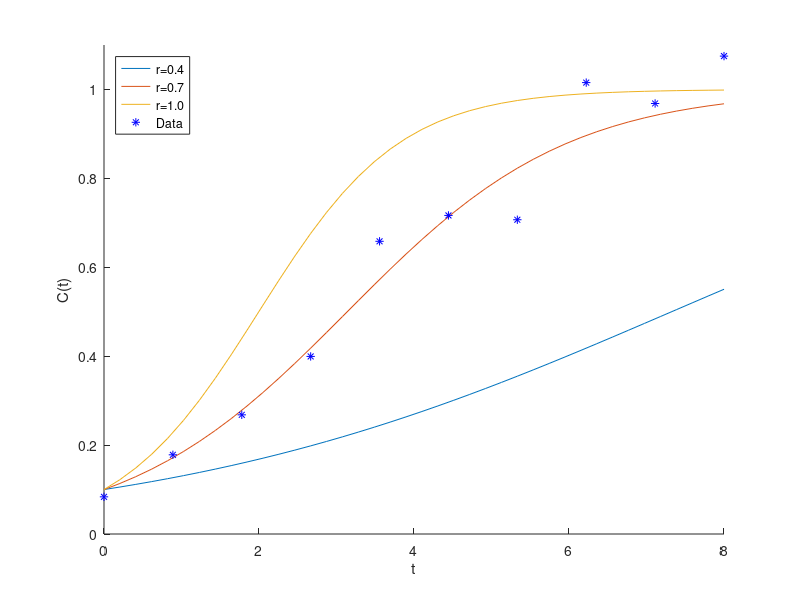

MATLAB code for this plot: (Note: this script raises an error after producing the figure.)
k=1;
%r=1;
c0=0.1;

c2 = @(t,r) k*c0./(c0 + (k-c0).*exp(-r.*t));

ts=linspace(0,8,40);
ts2=linspace(0,8,10);

fig=figure;
hold on
plot(ts,c2(ts,0.3),'DisplayName','r=0.4');
plot(ts,c2(ts,0.7),'DisplayName','r=0.7');
plot(ts,c2(ts,1.1),'DisplayName','r=1.0');
plot(ts2,abs(c2(ts2,0.7) + normrnd(0,0.07,1,10)),'b*','DisplayName','Data');
hold off
xlabel('t');
ylabel('C(t)');
xlim([0,8]);
ylim([0,1.1]);
legend('Location','northwest');
biggerFont(gcf);

%%
xx=linspace(0.15,0.3,20);
fig2=figure;
hold on
plot(xx,-1500*(xx-0.22).^2);
plot([0,1],[-1.92,-1.92],'-k');
xlim([0.15,0.3]);
ylim([-2.5,0]);
xlabel('\theta');
ylabel('log(p)');
biggerFont(gcf);

yy2=-1500*(xx-0.22).^2;
yy2=[-5.35000000000000,-3.78559556786704,-1.40817174515236,-1.21772853185596,-0.81426592797784,-0.49778393351801,-0.28282548476454,-0.10761772853186,-0.0,-0.02166204986149582,-0.080083102493075,-0.625484764542936,-0.387867036011079,-0.15722991689751,-0.0857340720222,-0.14689750692521,-0.35720221606648,-1.08448753462604,-2.49875346260388,-3.60000000000000]
fig3=figure;
hold on
plot(xx,yy2);
plot([0,1],[-1.92,-1.92],'-k');
xlim([0.15,0.3]);
ylim([-2.5,0]);
xlabel('\theta');
ylabel('log(p)');
biggerFont(gcf);

%% std fisher comparison bw circular experiment replicates (1d)
files={
    '/home/liuy1/Documents/woundhealing/simulations/kevindata_circle_xy1_20220405_raw_radial1D,weighted,fixed=[0,0,1,1,1,1,0,],fixedparamval=[1300,0.3,1,1,1,0,2640,],kevindata,threshold=-1,tskip=1,xskip=1,2.mat',
    '/home/liuy1/Documents/woundhealing/simulations/kevindata_circle_xy2_20220405_raw_radial1D,weighted,fixed=[0,0,1,1,1,1,0,],fixedparamval=[1300,0.3,1,1,1,0,2640,],kevindata,threshold=-1,tskip=1,xskip=1,2.mat',
    '/home/liuy1/Documents/woundhealing/simulations/kevindata_circle_xy5_20220405_raw_radial1D,weighted,fixed=[0,0,1,1,1,1,0,],fixedparamval=[1500,0.3,1,1,1,0,2600,],kevindata,threshold=-1,tskip=1,xskip=1,3.mat',
    '/home/liuy1/Documents/woundhealing/simulations/kevindata_circle_xy6_20220405_raw_radial1D,weighted,fixed=[0,0,1,1,1,1,0,],fixedparamval=[1280,0.277,1,1,1,0,2885,],kevindata,threshold=-1,tskip=1,xskip=1,3.mat',
    };
colors={'r','g','b','m'};
fig4=figure('Position',[100 100 1400 400],'color','w');
freeparams=[1,2,7];

for fi=1:4
    load(files{fi});
    figure(fig4);
    for parami=1:3
        subplot(1,3,parami);
        param=freeparams(parami);
        hold on;
        xx=param_vals(param,:);
        yy=max_ls(param,:)-max(max_ls(param,:));
        plot(xx,yy,colors{fi});
        plot([0,4000],[-1.92,-1.92],'k');
        xlabel(param_names{param});
    ylabel('log(L)');
    axis('square');
    %xlim([min(param_vals(param,:)),max(param_vals(param,:))]);
    ylim([-2.5,0]);
    hold off;
    end
end
subplot(1,3,1);
xlim([800,2000]);
subplot(1,3,2);
xlim([0.2,0.4]);
subplot(1,3,3);
xlim([2300,3000]);
biggerFont(gcf);

%% richards comparison bw circular experiment replicates (2d)
files={
    '/home/liuy1/Documents/woundhealing/simulations/kevindata_circle_xy1_20220405_raw_fixed=[0,0,1,1,0,1,0,],fixedparamval=[1400,0.246,1,1,1,0,2616,],kevindata,threshold=-1,tskip=1,xskip=1,10.mat',
    '/home/liuy1/Documents/woundhealing/simulations/kevindata_circle_xy2_20220405_raw_fixed=[0,0,1,1,0,1,0,],fixedparamval=[916.817,0.406174,1,1,0.630784,0,2561.23,],kevindata,threshold=-1,tskip=1,xskip=1,15.mat',
    '/home/liuy1/Documents/woundhealing/simulations/kevindata_circle_xy5_20220405_raw_fixed=[0,0,1,1,0,1,0,],fixedparamval=[1293,0.26,1,1,1,0,2514,],kevindata,threshold=-1,tskip=1,xskip=1,4.mat',
    '/home/liuy1/Documents/woundhealing/simulations/kevindata_circle_xy6_20220405_raw_fixed=[0,0,1,1,0,1,0,],fixedparamval=[1565,0.21,1,1,1.64,0,2774,],kevindata,threshold=-1,tskip=1,xskip=1,4.mat',
    };
colors={'r','g','b','m'};
fig5=figure('Position',[100 100 1400 400],'color','w');
freeparams=[1,2,5,7];

for fi=1:4
    load(files{fi});
    param_names{5}='\gamma';
    figure(fig5);
    for parami=1:4
        subplot(1,4,parami);
        param=freeparams(parami);
        hold on;
        xx=param_vals(param,:);
        yy=max_ls(param,:)-max(max_ls(param,:));
        plot(xx,yy,colors{fi});
        plot([0,4000],[-1.92,-1.92],'k');
        xlabel(param_names{param});
    ylabel('log(L)');
    axis('square');
    %xlim([min(param_vals(param,:)),max(param_vals(param,:))]);
    ylim([-2.5,0]);
    hold off;
    end
end
subplot(1,4,1);
xlim([800,2000]);
subplot(1,4,2);
xlim([0.15,0.5]);
subplot(1,4,3);
xlim([0,2]);
subplot(1,4,4);
xlim([2300,3000]);

subplot(1,4,1);
ax=gca;
ax.Children(8).YData(1)=-2.6;
ax.Children(8).YData(end)=-2.6;

subplot(1,4,4);
ax=gca;
ax.Children(2).YData(1)=-2.6;
ax.Children(2).YData(end)=-2.6;
biggerFont(gcf);

%% richards comparison bw triangular experiment replicates (2d)
files={
    '/home/liuy1/Documents/woundhealing/simulations/kevindata_triangle_xy3_20220405_raw_fixed=[0,0,1,1,0,1,0,],fixedparamval=[2697.13,0.136,1,1,7.805,0,2335.76,],kevindata,threshold=-1,tskip=1,xskip=1,15.mat',
    '/home/liuy1/Documents/woundhealing/simulations/kevindata_triangle_xy4_20220405_raw_fixed=[0,0,1,1,0,1,0,],fixedparamval=[2290,0.14,1,1,8.1,0,2287,],kevindata,threshold=-1,tskip=1,xskip=1,4.mat',
    '/home/liuy1/Documents/woundhealing/simulations/kevindata_triangle_xy7_20220405_raw_fixed=[0,0,1,1,0,1,0,],fixedparamval=[3179.77,0.1057,1,1,8.9999,0,2353.07,],kevindata,threshold=-1,tskip=1,xskip=1,5.mat',
    '/home/liuy1/Documents/woundhealing/simulations/kevindata_triangle_xy8_20220405_raw_fixed=[0,0,1,1,0,1,0,],fixedparamval=[2666,0.12,1,1,8.9,0,2240,],kevindata,threshold=-1,tskip=1,xskip=1,4.mat',
    };
colors={'r','g','b','m'};
fig5=figure('Position',[100 100 1400 400],'color','w');
freeparams=[1,2,5,7];

for fi=1:4
    load(files{fi});
    figure(fig5);
    for parami=1:4
        subplot(1,4,parami);
        param=freeparams(parami);
        hold on;
        xx=param_vals(param,:);
        yy=max_ls(param,:)-max(max_ls(param,:));
        plot(xx,yy,colors{fi});
        plot([0,4000],[-1.92,-1.92],'k');
        xlabel(param_names{param});
    ylabel('log(L)');
    axis('square');
    %xlim([min(param_vals(param,:)),max(param_vals(param,:))]);
    ylim([-2.5,0]);
    hold off;
    end
end
subplot(1,4,1);
xlim([2000,3500]);
subplot(1,4,2);
xlim([0.08,0.15]);
subplot(1,4,3);
xlim([7,9]);
subplot(1,4,4);
xlim([2200,2400]);

biggerFont(gcf);

%% data gif
load('/home/liuy1/Documents/woundhealing/simulations/kevindata_circle_xy1_20220405_raw.mat');
circle_data=noisy_data;
load('/home/liuy1/Documents/woundhealing/simulations/kevindata_triangle_xy3_20220405_raw.mat');
triangle_data=noisy_data;
crange=[0,4000];
fig_pos = [100 100 1080 500];
figgif=figure('Position',fig_pos,'color','w');
sfig1=subplot('Position',[0,0.01,0.4,0.98]);
circfig=imagesc(squeeze(circle_data(1,:,:)),crange);
set(gca,'YDir','normal');
colormap('hot');
%colorbar;
axis image;
set(sfig1,'XTick',[]);
set(sfig1,'YTick',[]);
set(sfig1,'XTickLabel',[]);
set(sfig1,'YTickLabel',[]);
sfig2=subplot('Position',[0.45,0.01,0.45,0.98]);
trigfig=imagesc(squeeze(triangle_data(1,:,:)),crange);
set(gca,'YDir','normal');
colormap('hot');
colorbar('eastoutside','TickLabels',crange,'Ticks',crange);
axis image;
set(sfig2,'XTick',[]);
set(sfig2,'YTick',[]);
set(sfig2,'XTickLabel',[]);
set(sfig2,'YTickLabel',[]);
tit=sgtitle('t=0');
biggerFont(gcf);

giffile='figure/data/data_movie.gif';

nt=size(circle_data,1);
for i=1:nt
    circfig.CData=squeeze(circle_data(i,:,:));
    trigfig.CData=squeeze(triangle_data(i,:,:));
    tit.String=sprintf('t=%.1f',(i-1)/3);
    drawnow;
    frame = getframe(figgif);
    im = frame2im(frame);
    [imind,cm] = rgb2ind(im,256);
    saveas(figgif,sprintf('figure/data/data_%.2d.png',i));
    if i==1
        imwrite(imind,cm,giffile,'gif', 'Loopcount',inf);
    else
        imwrite(imind,cm,giffile,'gif','WriteMode','append','DelayTime',0);
    end
end

%%
figg=figure('Position',[100,100,600,500],'color','w');
xx=linspace(0,10,11);
yy = -0.2*(xx-5).^2;
hold on;
plot(xx,yy,'-*','MarkerEdgeColor','r','MarkerSize',13);
plot([0,10],[-1.92,-1.92],'-k');
%annotation('textarrow',[5,6],[0,0.2],'String','MLE');
%annotation('textarrow',[7,8],[-0.8,-0.6],'String','aaa');
ylabel('$\log(L)$','interpreter','latex');
xlabel('$\theta$','interpreter','latex');
ylabel('Log profile likelihood','interpreter','latex');
xlim([0,10]);
ylim([-2.5,0]);
yticks([-2,-1,0]);
xticks([0,5,10]);
ax=gca;
biggerFont(gcf);
